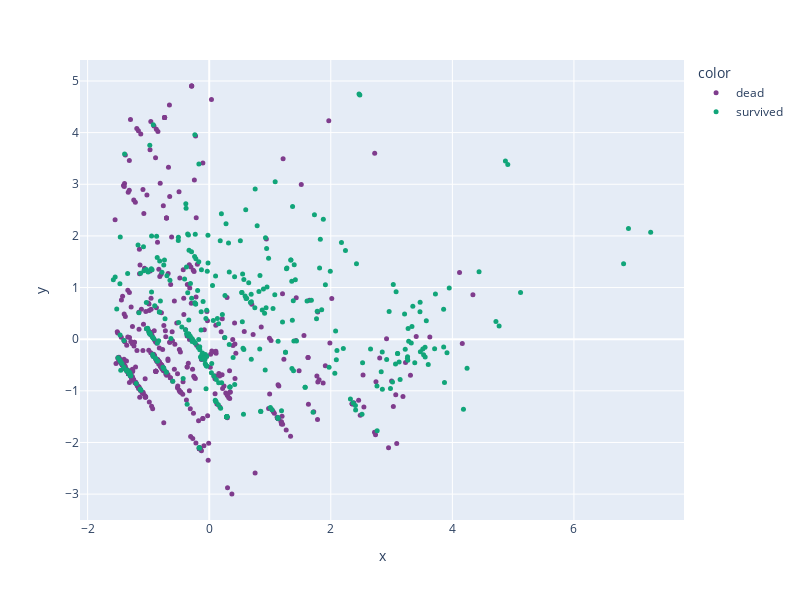

Notebook source saved alongside this figure:
### Code cell
W2 = W[:2]  # the first 2 components
X2d = X @ W2.T

px.scatter(
    x=X2d[:,0], y=X2d[:,1],
    color=y.map({0: 'dead', 1: 'survived'}),
    color_discrete_sequence=px.colors.qualitative.Bold,
    width=800, height=600
).update_traces(
    marker_size=5
)

### Figure 1 — Plotly figure (JSON) as saved in the notebook; plotly's stock layout.template omitted (floating-point values rounded to 4 significant figures; data arrays with more than 128 entries replaced by an {"elided": "..."} marker saying what was removed)
{"data": [{"hovertemplate": "color=dead<br>x=%{x}<br>y=%{y}<extra></extra>", "legendgroup": "dead", "marker": {"color": "rgb(127, 60, 141)", "size": 5, "symbol": "circle"}, "mode": "markers", "name": "dead", "orientation": "v", "showlegend": true, "type": "scatter", "x": {"elided": "549 float values"}, "xaxis": "x", "y": {"elided": "549 float values"}, "yaxis": "y"}, {"hovertemplate": "color=survived<br>x=%{x}<br>y=%{y}<extra></extra>", "legendgroup": "survived", "marker": {"color": "rgb(17, 165, 121)", "size": 5, "symbol": "circle"}, "mode": "markers", "name": "survived", "orientation": "v", "showlegend": true, "type": "scatter", "x": {"elided": "342 float values"}, "xaxis": "x", "y": {"elided": "342 float values"}, "yaxis": "y"}], "layout": {"height": 600, "legend": {"title": {"text": "color"}, "tracegroupgap": 0}, "margin": {"t": 60}, "width": 800, "xaxis": {"anchor": "y", "autorange": true, "domain": [0, 1], "range": [-2.126, 7.811], "title": {"text": "x"}, "type": "linear"}, "yaxis": {"anchor": "x", "autorange": true, "domain": [0, 1], "range": [-3.501, 5.406], "title": {"text": "y"}, "type": "linear"}}}
